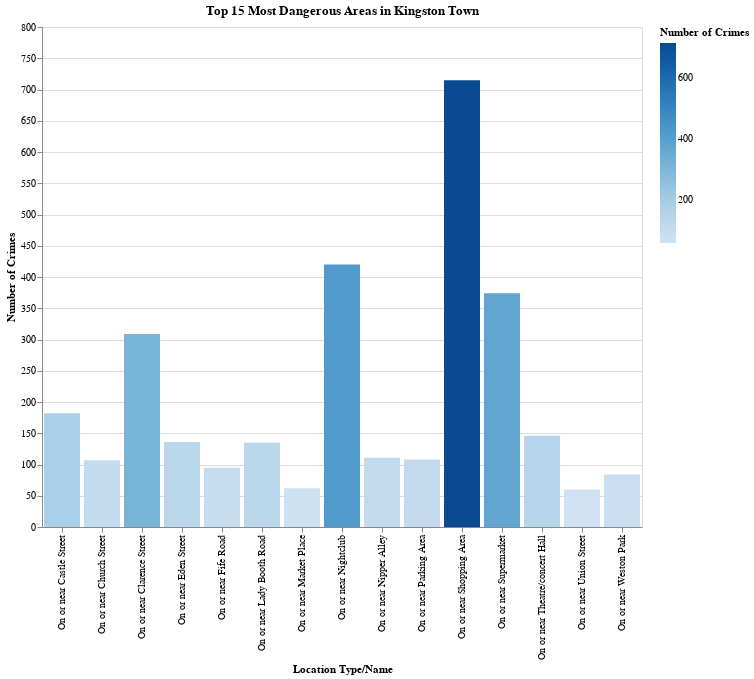

Here is the notebook cell this chart was saved with:
### Code cell
locations = crimes["location_name"].value_counts().reset_index()

alt.Chart(locations.head(15)).mark_bar().encode(
    x=alt.X('location_name', title='Location Type/Name'),
    y=alt.Y('count', title='Number of Crimes'),
    color=alt.Color('count', title='Number of Crimes'),
    tooltip=[
        alt.Tooltip('location_name', title='Location Type/Name'),
        alt.Tooltip(
            'count', title='Number of Crimes')
    ]
).properties(
    width=600,
    height=500,
    title=f'Top 15 Most Dangerous Areas in {neighbourhood.title()}'
)

### Figure 1 — Vega-Lite specification as saved in the notebook (floating-point values rounded to 4 significant figures)
{"config": {"view": {"continuousWidth": 300, "continuousHeight": 300}}, "data": {"name": "data-f47f1165e9d0db7eb1f2724bb70f4158"}, "mark": {"type": "bar"}, "encoding": {"color": {"field": "count", "title": "Number of Crimes", "type": "quantitative"}, "tooltip": [{"field": "location_name", "title": "Location Type/Name", "type": "nominal"}, {"field": "count", "title": "Number of Crimes", "type": "quantitative"}], "x": {"field": "location_name", "title": "Location Type/Name", "type": "nominal"}, "y": {"field": "count", "title": "Number of Crimes", "type": "quantitative"}}, "height": 500, "title": "Top 15 Most Dangerous Areas in Kingston Town", "width": 600, "$schema": "https://vega.github.io/schema/vega-lite/v5.20.1.json", "datasets": {"data-f47f1165e9d0db7eb1f2724bb70f4158": [{"location_name": "On or near Shopping Area", "count": 715}, {"location_name": "On or near Nightclub", "count": 420}, {"location_name": "On or near Supermarket", "count": 374}, {"location_name": "On or near Clarence Street", "count": 309}, {"location_name": "On or near Castle Street", "count": 182}, {"location_name": "On or near Theatre/concert Hall", "count": 146}, {"location_name": "On or near Eden Street", "count": 136}, {"location_name": "On or near Lady Booth Road", "count": 135}, {"location_name": "On or near Nipper Alley", "count": 111}, {"location_name": "On or near Parking Area", "count": 108}, {"location_name": "On or near Church Street", "count": 107}, {"location_name": "On or near Fife Road", "count": 95}, {"location_name": "On or near Weston Park", "count": 84}, {"location_name": "On or near Market Place", "count": 62}, {"location_name": "On or near Union Street", "count": 60}]}}
